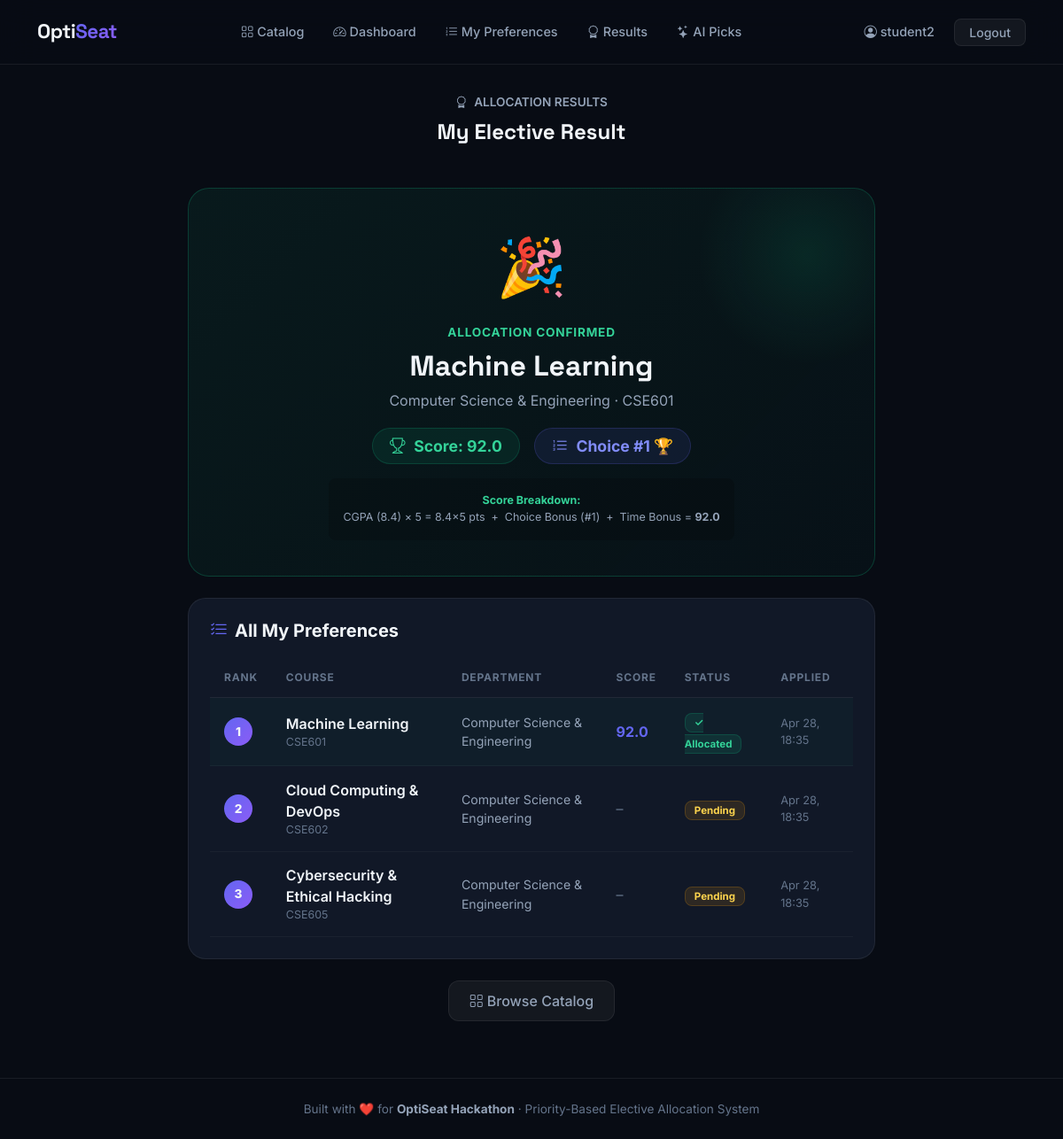
The page /results/ (signed in) on the database its author committed.
### electives/models.py (models this page shows, shortened)
class AllocationResult(models.Model):
    student = models.OneToOneField(Student, on_delete=models.CASCADE, related_name='allocation_result')
    course = models.ForeignKey(Course, on_delete=models.CASCADE, related_name='allocations')
    preference_rank = models.PositiveIntegerField()
    score = models.FloatField()
    allocated_at = models.DateTimeField(auto_now_add=True)

class Course(models.Model):
    name = models.CharField(max_length=200)
    code = models.CharField(max_length=20, unique=True)
    department = models.ForeignKey(Department, on_delete=models.CASCADE, related_name='courses')
    category = models.CharField(max_length=20, choices=CATEGORY_CHOICES)
    job_perspective = models.TextField()
    salient_features = models.TextField(blank=True)
    prerequisites = models.TextField(blank=True, default='None')
    is_open_elective = models.BooleanField(default=False)
    capacity = models.PositiveIntegerField(default=30)
    current_seats = models.PositiveIntegerField(default=0)

class Department(models.Model):
    name = models.CharField(max_length=100)
    code = models.CharField(max_length=10, unique=True)

class Student(models.Model):
    user = models.OneToOneField(User, on_delete=models.CASCADE)
    department = models.ForeignKey(Department, on_delete=models.CASCADE)
    cgpa = models.FloatField(
        validators=[MinValueValidator(0.0), MaxValueValidator(10.0)],
        default=7.0
    )
    semester = models.PositiveIntegerField(default=6)
    full_name = models.CharField(max_length=100, blank=True)
    usn = models.CharField(max_length=20, blank=True)

class Preference(models.Model):
    student = models.ForeignKey(Student, on_delete=models.CASCADE, related_name='preferences')
    course = models.ForeignKey(Course, on_delete=models.CASCADE)
    rank = models.PositiveIntegerField()
    status = models.CharField(max_length=20, choices=STATUS_CHOICES, default='PENDING')
    score = models.FloatField(default=0.0)
    timestamp = models.DateTimeField(auto_now_add=True)
    class Meta:
        unique_together = [('student', 'course')]
        ordering = ['rank']

### electives/views.py (the view)
# urls.py: path('results/',          views.my_results,          name='my_results'),
@login_required
def my_results(request):
    student    = get_student_or_none(request.user)
    if not student:
        return redirect('catalog')
    preferences = student.preferences.select_related('course__department').order_by('rank')
    allocation  = getattr(student, 'allocation_result', None)
    return render(request, 'electives/results.html', {
        'student':     student,
        'preferences': preferences,
        'allocation':  allocation,
    })

### electives/views.py (called while the page is built)
def get_student_or_none(user):
    try:
        return user.student
    except Exception:
        return None

### templates/electives/results.html (shortened to what this page needs)
{% extends 'base.html' %}
{% block content %}
<div class="container" style="max-width:800px;">
  <div class="text-center mb-5 fade-up">
    <div style="color:var(--muted2);font-size:.85rem;font-weight:600;margin-bottom:.6rem;"><i class="bi bi-award me-1"></i> ALLOCATION RESULTS</div>
    <h1 class="section-title">My Elective Result</h1>
  </div>
  {% if allocation %}
  <div class="result-hero mb-4 fade-up delay-1">
    <span class="confetti-icon">🎉</span>
    <div style="font-size:.85rem;color:#34D399;font-weight:700;text-transform:uppercase;letter-spacing:.8px;margin-bottom:.5rem;">
      Allocation Confirmed
    </div>
    <h2 style="font-family:'Space Grotesk',sans-serif;font-weight:800;font-size:2rem;margin-bottom:.5rem;">
      {{ allocation.course.name }}
    </h2>
    <p style="color:var(--muted2);margin-bottom:1.2rem;">
      {{ allocation.course.department.name }} · {{ allocation.course.code }}
    </p>
    <div class="d-flex justify-content-center gap-3 flex-wrap">
      <div class="score-pill"><i class="bi bi-trophy"></i> Score: {{ allocation.score|floatformat:1 }}</div>
      <div class="score-pill" style="background:rgba(99,102,241,.1);border-color:rgba(99,102,241,.2);color:#818CF8;">
        <i class="bi bi-list-ol"></i> Choice #{{ allocation.preference_rank }}
        {% if allocation.preference_rank == 1 %} 🏆{% endif %}
      </div>
    </div>
    <div class="mt-3 p-3 rounded-3" style="background:rgba(0,0,0,.2);display:inline-block;min-width:320px;">
      <div style="font-size:.78rem;color:var(--muted2);">
        <strong style="color:#34D399;">Score Breakdown:</strong><br>
        CGPA ({{ student.cgpa }}) × 5 = {{ student.cgpa|floatformat:1 }}×5 pts &nbsp;+&nbsp;
        Choice Bonus (#{{ allocation.preference_rank }}) &nbsp;+&nbsp; Time Bonus = <strong>{{ allocation.score }}</strong>
      </div>
    </div>
  </div>
  {% endif %}
  {% if preferences %}
  <div class="glass-card p-4 fade-up delay-2">
    <h5 style="font-weight:700;margin-bottom:1.2rem;"><i class="bi bi-list-check me-2 text-accent"></i>All My Preferences</h5>
    <div class="table-responsive">
      <table class="dark-table">
        <thead>
          <tr>
            <th>Rank</th>
            <th>Course</th>
            <th>Department</th>
            <th>Score</th>
            <th>Status</th>
            <th>Applied</th>
          </tr>
        </thead>
        <tbody>
          {% for pref in preferences %}
          <tr {% if pref.status == 'ALLOCATED' %}style="background:rgba(16,185,129,.04);"{% endif %}>
            <td>
              <div style="width:32px;height:32px;border-radius:50%;background:var(--grad);display:flex;align-items:center;justify-content:center;font-weight:800;font-size:.85rem;">{{ pref.rank }}</div>
            </td>
            <td>
              <div style="font-weight:600;">{{ pref.course.name }}</div>
              <div style="color:var(--muted);font-size:.78rem;">{{ pref.course.code }}</div>
            </td>
            <td style="color:var(--muted2);font-size:.88rem;">{{ pref.course.department.name }}</td>
            <td>
              {% if pref.score > 0 %}
                <span style="font-weight:700;color:var(--accent);">{{ pref.score|floatformat:1 }}</span>
              {% else %}
                <span style="color:var(--muted);">–</span>
              {% endif %}
            </td>
            <td>
              {% if pref.status == 'ALLOCATED' %}<span class="badge-allocated">✓ Allocated</span>
              {% elif pref.status == 'REJECTED' %}<span class="badge-rejected">Not Allotted</span>
              {% elif pref.status == 'WAITLISTED' %}<span class="badge-pending">Waitlisted</span>
              {% else %}<span class="badge-pending">Pending</span>{% endif %}
            </td>
            <td style="color:var(--muted);font-size:.8rem;">{{ pref.timestamp|date:"M d, H:i" }}</td>
          </tr>
          {% endfor %}
        </tbody>
      </table>
    </div>
  </div>
  {% endif %}
  <div class="d-flex justify-content-center gap-3 mt-4 fade-up delay-3">
    <a href="{% url 'catalog' %}" class="btn btn-ghost">
      <i class="bi bi-grid me-1"></i>Browse Catalog
    </a>
  </div>
</div>
{% endblock %}

### templates/base.html (shortened to what this page needs)
<!DOCTYPE html>
<html lang="en" data-theme="dark">
<head>
    <link href="https://cdn.jsdelivr.net/npm/bootstrap@5.3.2/dist/css/bootstrap.min.css" rel="stylesheet">
    <link href="https://cdn.jsdelivr.net/npm/bootstrap-icons@1.11.3/font/bootstrap-icons.css" rel="stylesheet">
</head>
<body>
<nav class="navbar navbar-expand-lg">
  <div class="container">
    <a class="navbar-brand" href="{% url 'landing' %}">Opti<span>Seat</span></a>
    <div class="collapse navbar-collapse" id="nav">
      <ul class="navbar-nav mx-auto gap-1">
        <li class="nav-item"><a class="nav-link" href="{% url 'catalog' %}"><i class="bi bi-grid me-1"></i>Catalog</a></li>
        {% if user.is_authenticated %}
          {% if not user.is_staff %}
            <li class="nav-item"><a class="nav-link" href="{% url 'student_dashboard' %}"><i class="bi bi-speedometer2 me-1"></i>Dashboard</a></li>
            <li class="nav-item"><a class="nav-link" href="{% url 'submit_preference' %}"><i class="bi bi-list-ol me-1"></i>My Preferences</a></li>
            <li class="nav-item"><a class="nav-link" href="{% url 'my_results' %}"><i class="bi bi-award me-1"></i>Results</a></li>
            <li class="nav-item"><a class="nav-link" href="{% url 'recommendations' %}"><i class="bi bi-stars me-1"></i>AI Picks</a></li>
          {% else %}
            <li class="nav-item"><a class="nav-link" href="{% url 'admin_dashboard' %}"><i class="bi bi-bar-chart-line me-1"></i>Admin Panel</a></li>
            <li class="nav-item"><a class="nav-link" href="{% url 'export_csv' %}"><i class="bi bi-download me-1"></i>Export CSV</a></li>
          {% endif %}
        {% endif %}
      </ul>
      <ul class="navbar-nav align-items-center gap-2">
        {% if user.is_authenticated %}
          <li class="nav-item">
            <span class="nav-link text-muted-custom pe-0">
              <i class="bi bi-person-circle me-1"></i>{{ user.username }}
            </span>
          </li>
          <li class="nav-item">
            <a href="{% url 'logout' %}" class="btn-ghost btn btn-sm rounded-3 py-1 px-3">Logout</a>
          </li>
        {% else %}
          <li class="nav-item">
            <a href="{% url 'login' %}" class="btn btn-accent btn-sm">Login →</a>
          </li>
        {% endif %}
      </ul>
    </div>
  </div>
</nav>
<div class="page-wrapper">
  {% block content %}{% endblock %}
</div>
<footer style="border-top:1px solid var(--border); padding: 1.5rem 0; text-align:center; color:var(--muted); font-size:.85rem;">
  <div class="container">
    Built with ❤️ for <strong style="color:var(--muted2)">OptiSeat Hackathon</strong> · Priority-Based Elective Allocation System
  </div>
</footer>
</body>
</html>

### templates/electives/results.html (style rules this page uses)
.result-hero { background:linear-gradient(135deg,rgba(16,185,129,.08),rgba(5,150,105,.04)); border:1.5px solid rgba(16,185,129,.25); border-radius:24px; padding:2.5rem; text-align:center; position:relative; overflow:hidden; }
.result-hero::before { content:''; position:absolute; top:-50px; right:-50px; width:250px;height:250px;border-radius:50%; background:radial-gradient(circle,rgba(16,185,129,.12),transparent 70%); }
.confetti-icon { font-size:4rem; display:block; margin-bottom:1rem; animation:bounce 1s ease infinite alternate; }
.score-pill { display:inline-flex;align-items:center;gap:.6rem; background:rgba(16,185,129,.1);border:1px solid rgba(16,185,129,.2); border-radius:100px;padding:.4rem 1.2rem;font-weight:700;color:#34D399; font-size:1.1rem; }

### rows shown on the page
AllocationResult: course.name "Machine Learning", course.department.name "Computer Science & Engineering", course.code "CSE601", score "92.0", preference_rank "1"
Student: cgpa "8.4"
Preference: rank "1", course.name "Machine Learning", course.code "CSE601", course.department.name "Computer Science & Engineering", score "92.0", status "✓ Allocated", timestamp "Apr 28, 18:35"
Preference: rank "2", course.name "Cloud Computing & DevOps", course.code "CSE602", course.department.name "Computer Science & Engineering", status "Pending", timestamp "Apr 28, 18:35"
Preference: rank "3", course.name "Cybersecurity & Ethical Hacking", course.code "CSE605", course.department.name "Computer Science & Engineering", status "Pending", timestamp "Apr 28, 18:35"

### other values the page prints
{{ user.username }} "student2"
